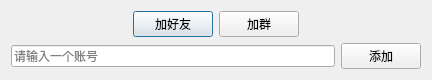
<?xml version="1.0" encoding="UTF-8"?>
<ui version="4.0">
 <class>AddDialog</class>
 <widget class="QDialog" name="AddDialog">
  <property name="geometry">
   <rect>
    <x>0</x>
    <y>0</y>
    <width>432</width>
    <height>78</height>
   </rect>
  </property>
  <property name="windowTitle">
   <string>AddDialog</string>
  </property>
  <layout class="QHBoxLayout" name="horizontalLayout">
   <item>
    <layout class="QVBoxLayout" name="verticalLayout">
     <property name="bottomMargin">
      <number>0</number>
     </property>
     <item>
      <layout class="QHBoxLayout" name="horizontalLayout_2">
       <item>
        <spacer name="horizontalSpacer">
         <property name="orientation">
          <enum>Qt::Horizontal</enum>
         </property>
         <property name="sizeHint" stdset="0">
          <size>
           <width>40</width>
           <height>20</height>
          </size>
         </property>
        </spacer>
       </item>
       <item>
        <widget class="QPushButton" name="btn_addfri">
         <property name="text">
          <string>加好友</string>
         </property>
         <property name="checkable">
          <bool>true</bool>
         </property>
         <property name="autoExclusive">
          <bool>false</bool>
         </property>
        </widget>
       </item>
       <item>
        <widget class="QPushButton" name="btn_addgroup">
         <property name="text">
          <string>加群</string>
         </property>
         <property name="checkable">
          <bool>true</bool>
         </property>
         <property name="autoExclusive">
          <bool>false</bool>
         </property>
        </widget>
       </item>
       <item>
        <spacer name="horizontalSpacer_2">
         <property name="orientation">
          <enum>Qt::Horizontal</enum>
         </property>
         <property name="sizeHint" stdset="0">
          <size>
           <width>40</width>
           <height>20</height>
          </size>
         </property>
        </spacer>
       </item>
      </layout>
     </item>
     <item>
      <layout class="QHBoxLayout" name="horizontalLayout_3">
       <item>
        <widget class="QLineEdit" name="le_add">
         <property name="placeholderText">
          <string>请输入一个账号</string>
         </property>
        </widget>
       </item>
       <item>
        <widget class="QPushButton" name="btn_add">
         <property name="text">
          <string>添加</string>
         </property>
        </widget>
       </item>
      </layout>
     </item>
    </layout>
   </item>
  </layout>
 </widget>
 <layoutdefault spacing="6" margin="11"/>
 <resources/>
 <connections/>
</ui>
